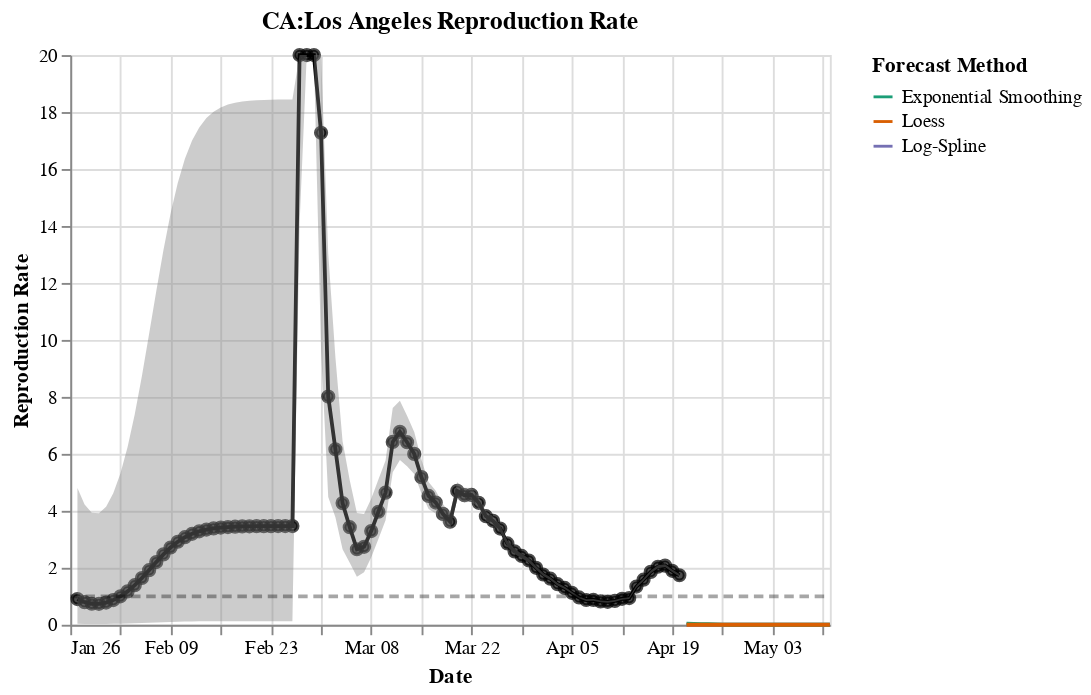

Notebook code cell kept with this figure:
### Code cell
importlib.reload(empirical_charts)
empirical_charts.plot_Rt_fit(d)
